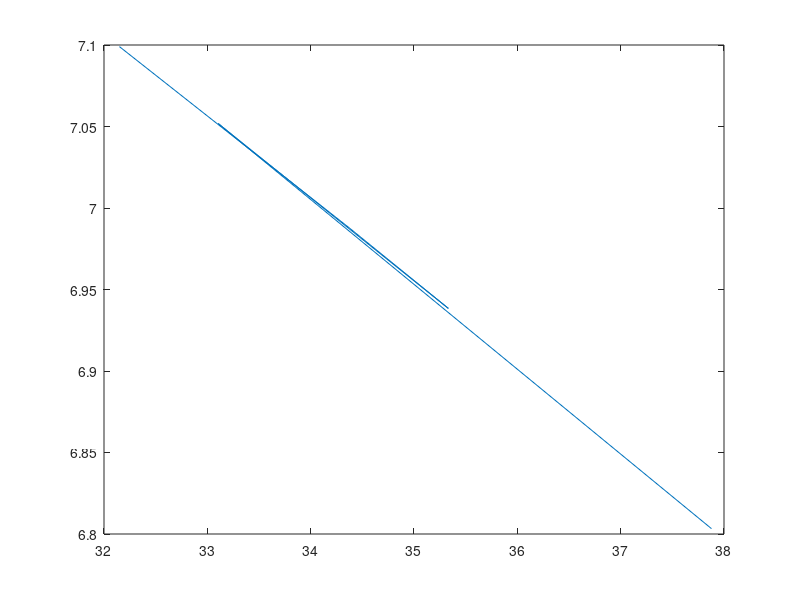

MATLAB code for this plot: (Note: this script raises an error after producing the figure.)
%frequency response
%in barname baraye mohase frequency response ast.baraye ejra evaluate cell ra
%bezanid.
%b0 = 0.05634;
clc;
clear all;
close all;

b0=1;
b1=[1 1/4];
%b1=[1 2];
%b1=[1 1/10];
a=[1 -1/2];
%a=[1 -2];
%a=[1 -1/10];
b = b0*b1
H1=tf(b,a,10);
[n,m] = freqz(b,a,'whole',2001);
figure(1);
plot(m/pi,20*log10(abs(n)))
y = gca;
y.YLim = [-100 20];
y.XTick = 0:.5:2;
xlabel('Normalized')
ylabel('Magnitude')

figure(2);
freqz(b,a,256,2000)
figure(3);pzmap(H1)
figure(4);bode(b,a)
H1